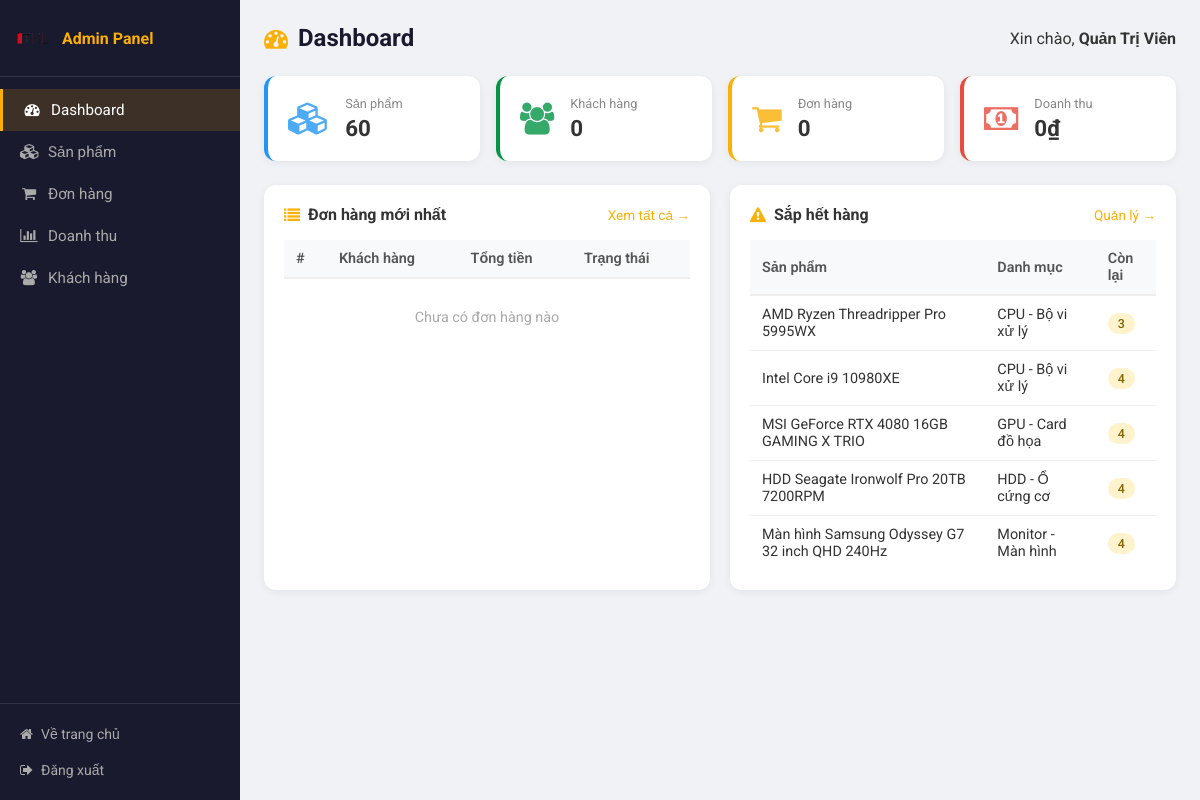
/admin/index.php (signed in), run on the app's committed database.
### tables this page shows
CREATE TABLE products (
    id            INT AUTO_INCREMENT PRIMARY KEY,
    category_id   INT NOT NULL,
    name          VARCHAR(200) NOT NULL,
    slug          VARCHAR(200) NOT NULL UNIQUE,
    description   TEXT,
    price         DECIMAL(15, 0) NOT NULL,        
    stock         INT NOT NULL DEFAULT 0,
    image_url     VARCHAR(255),
    brand         VARCHAR(100),
    is_active     TINYINT(1) NOT NULL DEFAULT 1,  
    created_at    DATETIME DEFAULT CURRENT_TIMESTAMP,
    updated_at    DATETIME DEFAULT CURRENT_TIMESTAMP ON UPDATE CURRENT_TIMESTAMP,

    FOREIGN KEY (category_id) REFERENCES categories(id) ON DELETE RESTRICT
);

CREATE TABLE categories (
    id          INT AUTO_INCREMENT PRIMARY KEY,
    name        VARCHAR(100) NOT NULL,            
    slug        VARCHAR(100) NOT NULL UNIQUE,     
    description TEXT,
    created_at  DATETIME DEFAULT CURRENT_TIMESTAMP
);

### php/auth.php (called while the page is built, shortened)
<?php
function getCurrentUser(): ?array {
    if (!empty($_SESSION['user_id'])) {
        return [
            'id'        => $_SESSION['user_id'],
            'username'  => $_SESSION['username'],
            'full_name' => $_SESSION['full_name'],
            'role'      => $_SESSION['role'],
        ];
    }
    return null;
}
function requireAdmin(): array {
    $user = getCurrentUser();
    return $user;
}

### admin/index.php (the view, shortened to what this page needs)
<?php
require_once __DIR__ . '/../php/auth.php';
$admin = requireAdmin();
require_once __DIR__ . '/../php/db.php';
$stats = [];
$stats['total_products'] = $pdo->query("SELECT COUNT(*) FROM products WHERE is_active = 1")->fetchColumn();
$stats['total_users']    = $pdo->query("SELECT COUNT(*) FROM users WHERE role = 'customer'")->fetchColumn();
$stats['total_orders']   = $pdo->query("SELECT COUNT(*) FROM orders")->fetchColumn();
$stats['total_revenue']  = $pdo->query("SELECT COALESCE(SUM(total_price),0) FROM orders WHERE status = 'done'")->fetchColumn();
$stats['pending_orders'] = $pdo->query("SELECT COUNT(*) FROM orders WHERE status = 'pending'")->fetchColumn();
$recent_orders = $pdo->query("
    SELECT o.id, u.full_name, o.total_price, o.status, o.created_at
    FROM orders o JOIN users u ON u.id = o.user_id
    ORDER BY o.created_at DESC LIMIT 5
")->fetchAll();
$low_stock = $pdo->query("
    SELECT p.name, p.stock, c.name AS category
    FROM products p JOIN categories c ON c.id = p.category_id
    WHERE p.is_active = 1 AND p.stock <= 5
    ORDER BY p.stock ASC LIMIT 5
")->fetchAll();
?>
<!DOCTYPE html>
<html lang="vi">
<head>
    <link rel="stylesheet" href="/may_tinh_sucvn/css/font-awesome.css">
    <link rel="stylesheet" href="/may_tinh_sucvn/css/admin.css">
</head>
<body>
    <?php include 'sidebar.php'; ?>
    <div class="main-content">
        <div class="topbar">
            <h1><i class="fa fa-tachometer"></i> Dashboard</h1>
            <span>Xin chào, <b><?= htmlspecialchars($admin['full_name']) ?></b></span>
        </div>
        <div class="stats-grid">
            <div class="stat-card blue">
                <i class="fa fa-cubes"></i>
                <div>
                    <p>Sản phẩm</p>
                    <h2><?= number_format($stats['total_products']) ?></h2>
                </div>
            </div>
            <div class="stat-card green">
                <i class="fa fa-users"></i>
                <div>
                    <p>Khách hàng</p>
                    <h2><?= number_format($stats['total_users']) ?></h2>
                </div>
            </div>
            <div class="stat-card yellow">
                <i class="fa fa-shopping-cart"></i>
                <div>
                    <p>Đơn hàng</p>
                    <h2><?= number_format($stats['total_orders']) ?></h2>
                </div>
            </div>
            <div class="stat-card red">
                <i class="fa fa-money"></i>
                <div>
                    <p>Doanh thu</p>
                    <h2><?= number_format($stats['total_revenue']) ?>₫</h2>
                </div>
            </div>
        </div>
        <div class="two-col">
            <div class="card">
                <div class="card-header">
                    <h3><i class="fa fa-list"></i> Đơn hàng mới nhất</h3>
                    <a href="orders.php">Xem tất cả →</a>
                </div>
                <table class="data-table">
                    <thead>
                        <tr><th>#</th><th>Khách hàng</th><th>Tổng tiền</th><th>Trạng thái</th></tr>
                    </thead>
                    <tbody>
                        <?php if (empty($recent_orders)): ?>
                            <tr><td colspan="4" class="empty">Chưa có đơn hàng nào</td></tr>
                        <?php else: foreach ($recent_orders as $o): ?>
                            <tr>
                                <td>#<?= $o['id'] ?></td>
                                <td><?= htmlspecialchars($o['full_name']) ?></td>
                                <td><?= number_format($o['total_price']) ?>₫</td>
                                <td><span class="badge badge-<?= $o['status'] ?>"><?= statusLabel($o['status']) ?></span></td>
                            </tr>
                        <?php endforeach; endif; ?>
                    </tbody>
                </table>
            </div>
            <div class="card">
                <div class="card-header">
                    <h3><i class="fa fa-exclamation-triangle"></i> Sắp hết hàng</h3>
                    <a href="products.php">Quản lý →</a>
                </div>
                <table class="data-table">
                    <thead>
                        <tr><th>Sản phẩm</th><th>Danh mục</th><th>Còn lại</th></tr>
                    </thead>
                    <tbody>
                        <?php if (empty($low_stock)): ?>
                            <tr><td colspan="3" class="empty">Không có sản phẩm sắp hết hàng</td></tr>
                        <?php else: foreach ($low_stock as $p): ?>
                            <tr>
                                <td><?= htmlspecialchars($p['name']) ?></td>
                                <td><?= htmlspecialchars($p['category']) ?></td>
                                <td><span class="badge badge-<?= $p['stock'] == 0 ? 'cancelled' : 'pending' ?>"><?= $p['stock'] ?></span></td>
                            </tr>
                        <?php endforeach; endif; ?>
                    </tbody>
                </table>
            </div>
        </div>
    </div>
</body>
</html>

### admin/sidebar.php (shortened to what this page needs)
<?php
$current = basename($_SERVER['PHP_SELF']);
function navItem($file, $icon, $label, $current) {
    $active = ($current === $file) ? 'active' : '';
    return "<li class='$active'><a href='$file'><i class='fa fa-$icon'></i> $label</a></li>";
}
?>
<div class="sidebar">
    <div class="sidebar-logo">
        <img src="/may_tinh_sucvn/images/logo-1.png" alt="TKL Computer">
        <span>Admin Panel</span>
    </div>
    <nav>
        <ul>
            <?= navItem('index.php',    'tachometer',      'Dashboard',      $current) ?>
            <?= navItem('products.php', 'cubes',           'Sản phẩm',       $current) ?>
            <?= navItem('orders.php',   'shopping-cart',   'Đơn hàng',       $current) ?>
            <?= navItem('revenue.php',  'bar-chart',       'Doanh thu',      $current) ?>
            <?= navItem('users.php',    'users',           'Khách hàng',     $current) ?>
        </ul>
    </nav>
    <div class="sidebar-footer">
        <a href="../index.html"><i class="fa fa-home"></i> Về trang chủ</a>
        <a href="#" onclick="doLogout()"><i class="fa fa-sign-out"></i> Đăng xuất</a>
    </div>
</div>

### css/admin.css (style rules this page uses)
*, *::before, *::after { box-sizing: border-box; margin: 0; padding: 0; }
body { font-family: 'Roboto', sans-serif; background: #f0f2f5; color: #333; display: flex; min-height: 100vh; }
.sidebar { width: 240px; min-height: 100vh; background: #1a1a2e; display: flex; flex-direction: column; position: fixed; top: 0; left: 0; z-index: 100; }
.sidebar-logo { padding: 20px 16px; display: flex; align-items: center; gap: 10px; border-bottom: 1px solid rgba(255,255,255,0.1); }
.sidebar-logo img { width: 36px; height: 36px; object-fit: contain; }
.sidebar-logo span { color: #FAB005; font-weight: 700; font-size: 1rem; }
.sidebar nav { flex: 1; padding: 12px 0; }
.sidebar nav ul { list-style: none; }
.sidebar nav ul li a { display: flex; align-items: center; gap: 10px; padding: 12px 20px; color: #aaa; text-decoration: none; font-size: 0.95rem; transition: all 0.2s; }
.sidebar nav ul li a i { width: 18px; text-align: center; }
.sidebar nav ul li a:hover, .sidebar nav ul li.active a { color: #fff; background: rgba(250,176,5,0.15); border-left: 3px solid #FAB005; }
.sidebar-footer { padding: 16px; border-top: 1px solid rgba(255,255,255,0.1); display: flex; flex-direction: column; gap: 8px; }
.sidebar-footer a { color: #aaa; text-decoration: none; font-size: 0.875rem; display: flex; align-items: center; gap: 8px; padding: 6px 4px; border-radius: 4px; transition: color 0.2s; }
.main-content { margin-left: 240px; flex: 1; padding: 24px; min-height: 100vh; }
.topbar { display: flex; justify-content: space-between; align-items: center; margin-bottom: 24px; }
.topbar h1 { font-size: 1.5rem; color: #1a1a2e; display: flex; align-items: center; gap: 10px; }
.topbar h1 i { color: #FAB005; }
.stats-grid { display: grid; grid-template-columns: repeat(auto-fit, minmax(200px, 1fr)); gap: 16px; margin-bottom: 24px; }
.stat-card { background: #fff; border-radius: 12px; padding: 20px; display: flex; align-items: center; gap: 16px; box-shadow: 0 2px 8px rgba(0,0,0,0.06); border-left: 4px solid; }
.stat-card i { font-size: 2rem; opacity: 0.8; }
.stat-card p { font-size: 0.8rem; color: #888; margin-bottom: 4px; }
.stat-card h2 { font-size: 1.4rem; font-weight: 700; }
.stat-card.yellow { border-color: #FAB005; }
.stat-card.yellow i { color: #FAB005; }
.stat-card.green { border-color: #039445; }
.stat-card.green i { color: #039445; }
.stat-card.blue { border-color: #2196F3; }
.stat-card.blue i { color: #2196F3; }
.stat-card.red { border-color: #e74c3c; }
.stat-card.red i { color: #e74c3c; }
.card { background: #fff; border-radius: 12px; padding: 20px; margin-bottom: 20px; box-shadow: 0 2px 8px rgba(0,0,0,0.06); }
.card-header { display: flex; justify-content: space-between; align-items: center; margin-bottom: 16px; }
.card-header h3 { font-size: 1rem; display: flex; align-items: center; gap: 8px; }
.card-header h3 i { color: #FAB005; }
.card-header a { font-size: 0.85rem; color: #FAB005; text-decoration: none; }
.two-col { display: grid; grid-template-columns: 1fr 1fr; gap: 20px; margin-bottom: 20px; }
.data-table { width: 100%; border-collapse: collapse; font-size: 0.9rem; }
.data-table th { background: #f8f9fa; padding: 10px 12px; text-align: left; font-weight: 600; color: #555; border-bottom: 2px solid #eee; }
.data-table td { padding: 10px 12px; border-bottom: 1px solid #f0f0f0; vertical-align: middle; }
.data-table tr:last-child td { border-bottom: none; }
.empty { text-align: center; color: #aaa; padding: 30px !important; }
.badge { display: inline-block; padding: 3px 10px; border-radius: 20px; font-size: 0.78rem; font-weight: 500; }
.badge-pending { background: #fff3cd; color: #856404; }

### data on the page
products: name "AMD Ryzen Threadripper Pro 5995WX", category.name "CPU - Bộ vi xử lý", stock "3"
products: name "Intel Core i9 10980XE", category.name "CPU - Bộ vi xử lý", stock "4"
products: name "MSI GeForce RTX 4080 16GB GAMING X TRIO", category.name "GPU - Card đồ họa", stock "4"
products: name "HDD Seagate Ironwolf Pro 20TB 7200RPM", category.name "HDD - Ổ cứng cơ", stock "4"
products: name "Màn hình Samsung Odyssey G7 32 inch QHD 240Hz", category.name "Monitor - Màn hình", stock "4"

### other printed values
$label "Dashboard Sản phẩm Đơn hàng Doanh thu Khách hàng"
$admin['full_name'] "Quản Trị Viên"
$stats['total_products'] "60"
$stats['total_users'] "0"
$stats['total_orders'] "0"
$stats['total_revenue'] "0"
